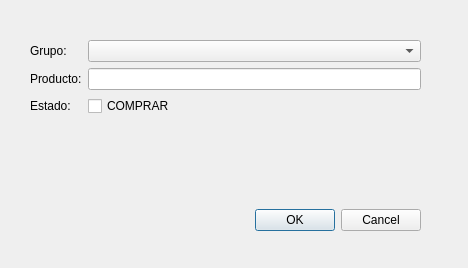
<?xml version="1.0" encoding="UTF-8"?>
<ui version="4.0">
 <class>Dialog</class>
 <widget class="QDialog" name="Dialog">
  <property name="geometry">
   <rect>
    <x>0</x>
    <y>0</y>
    <width>468</width>
    <height>268</height>
   </rect>
  </property>
  <property name="windowTitle">
   <string>Nuevo Producto</string>
  </property>
  <property name="sizeGripEnabled">
   <bool>false</bool>
  </property>
  <property name="modal">
   <bool>true</bool>
  </property>
  <widget class="QDialogButtonBox" name="dialogButtonBox">
   <property name="geometry">
    <rect>
     <x>20</x>
     <y>200</y>
     <width>401</width>
     <height>41</height>
    </rect>
   </property>
   <property name="orientation">
    <enum>Qt::Horizontal</enum>
   </property>
   <property name="standardButtons">
    <set>QDialogButtonBox::Cancel|QDialogButtonBox::Ok</set>
   </property>
  </widget>
  <widget class="QWidget" name="formLayoutWidget">
   <property name="geometry">
    <rect>
     <x>30</x>
     <y>40</y>
     <width>391</width>
     <height>151</height>
    </rect>
   </property>
   <layout class="QFormLayout" name="formLayout">
    <item row="0" column="0">
     <widget class="QLabel" name="label">
      <property name="text">
       <string>Grupo: </string>
      </property>
      <property name="alignment">
       <set>Qt::AlignLeading|Qt::AlignLeft|Qt::AlignVCenter</set>
      </property>
     </widget>
    </item>
    <item row="1" column="0">
     <widget class="QLabel" name="label_2">
      <property name="text">
       <string>Producto:</string>
      </property>
     </widget>
    </item>
    <item row="1" column="1">
     <widget class="QLineEdit" name="input_producto"/>
    </item>
    <item row="0" column="1">
     <widget class="QComboBox" name="comboBox"/>
    </item>
    <item row="2" column="0">
     <widget class="QLabel" name="label_3">
      <property name="text">
       <string>Estado: </string>
      </property>
     </widget>
    </item>
    <item row="2" column="1">
     <widget class="QCheckBox" name="checkBox">
      <property name="text">
       <string>COMPRAR</string>
      </property>
     </widget>
    </item>
   </layout>
  </widget>
 </widget>
 <resources/>
 <connections>
  <connection>
   <sender>dialogButtonBox</sender>
   <signal>accepted()</signal>
   <receiver>Dialog</receiver>
   <slot>accept()</slot>
   <hints>
    <hint type="sourcelabel">
     <x>248</x>
     <y>254</y>
    </hint>
    <hint type="destinationlabel">
     <x>157</x>
     <y>274</y>
    </hint>
   </hints>
  </connection>
  <connection>
   <sender>dialogButtonBox</sender>
   <signal>rejected()</signal>
   <receiver>Dialog</receiver>
   <slot>reject()</slot>
   <hints>
    <hint type="sourcelabel">
     <x>316</x>
     <y>260</y>
    </hint>
    <hint type="destinationlabel">
     <x>286</x>
     <y>274</y>
    </hint>
   </hints>
  </connection>
 </connections>
</ui>
